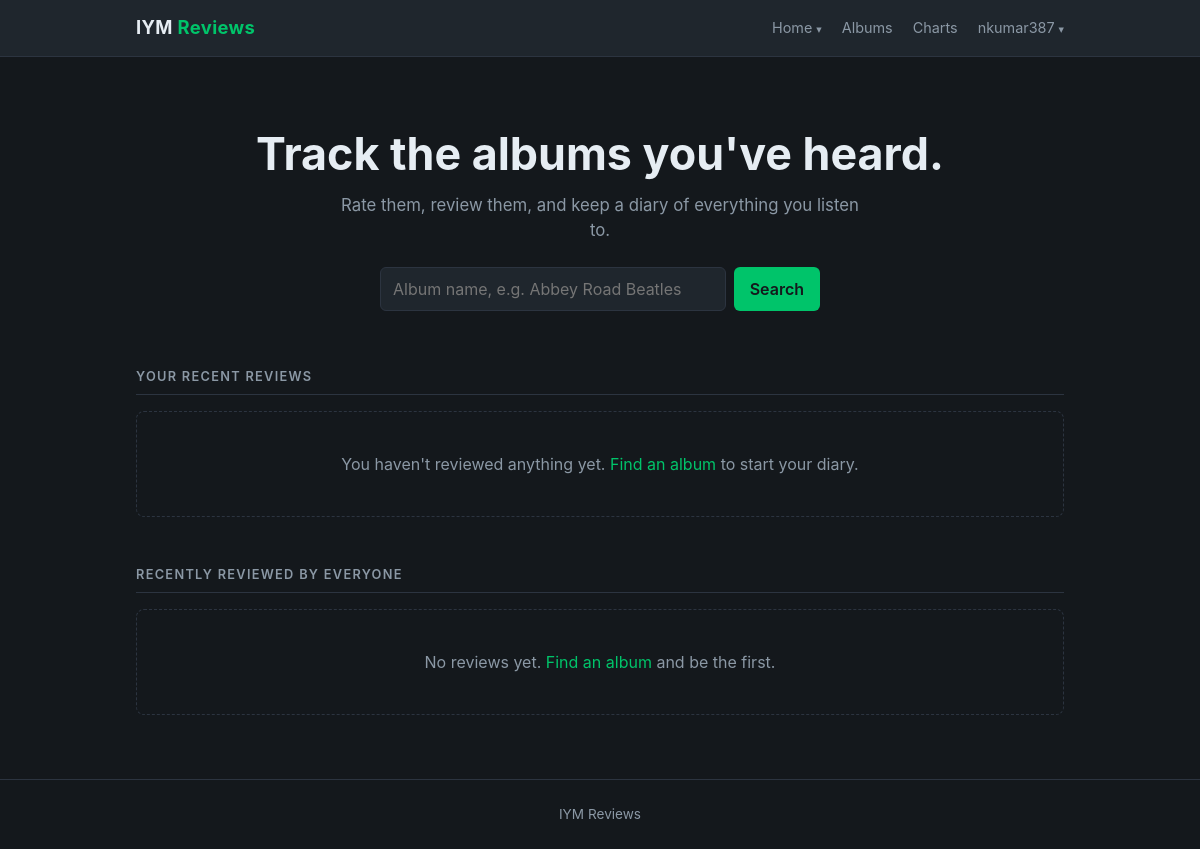
Before: / (signed in) with the older database file.
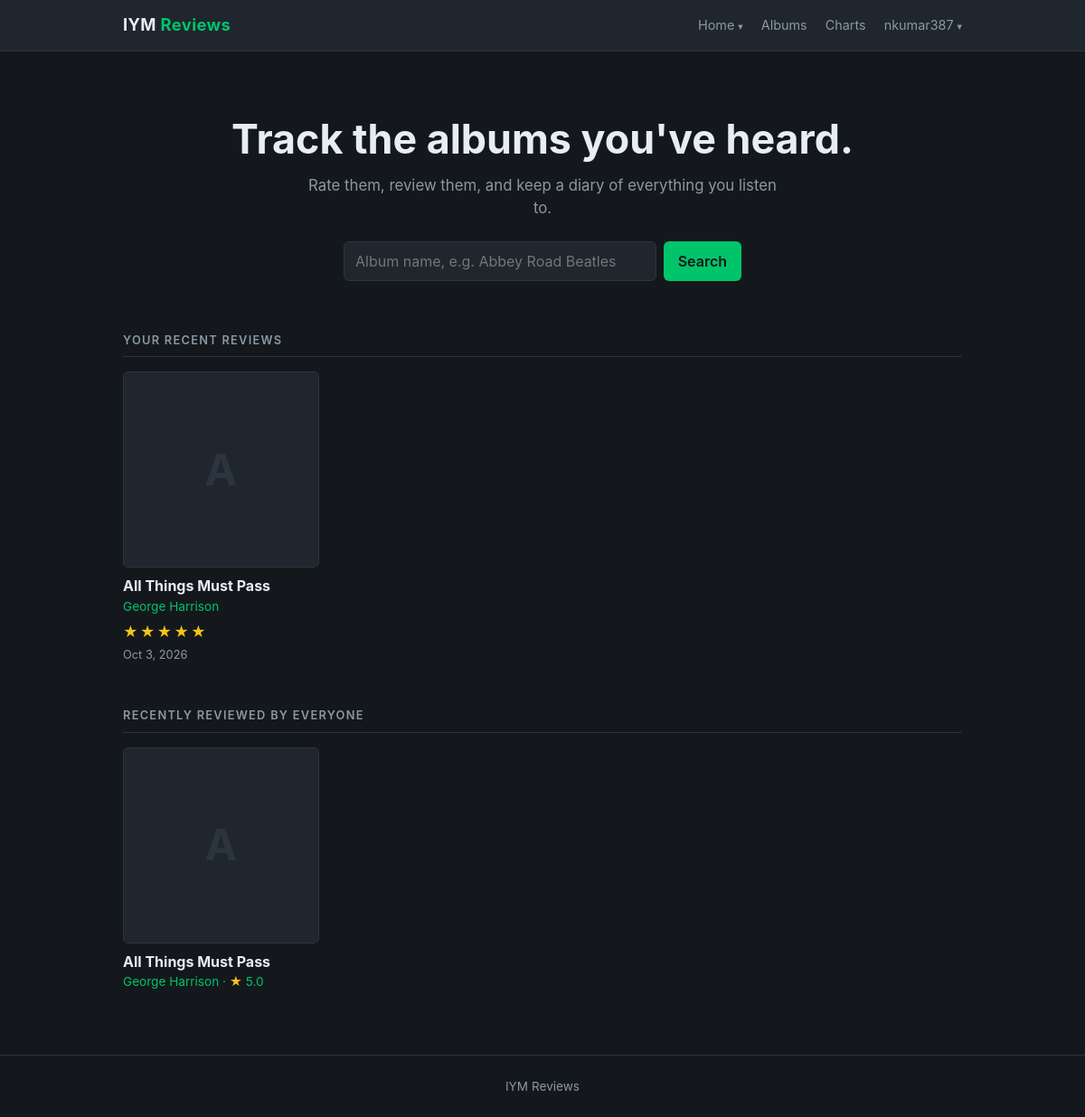
After: the same page with the newer database file.
### albums/models.py (models this page shows, shortened)
class Review(models.Model):
    id = models.AutoField(primary_key=True)
    comment = models.CharField(max_length=255)
    date = models.DateTimeField(auto_now_add=True)
    album = models.ForeignKey(Album, on_delete=models.CASCADE)
    user = models.ForeignKey(User, on_delete=models.CASCADE)
    rating = models.PositiveSmallIntegerField(null = True, blank = True)
    class Meta:
        constraints = [models.UniqueConstraint(fields=['album', 'user'], name='one_review_per_user_per_album')]

class Album(models.Model):
    id = models.AutoField(primary_key=True)
    name = models.CharField(max_length=255)
    artist = models.ForeignKey(Artist, on_delete=models.CASCADE)
    year = models.IntegerField(null=True, blank=True)
    description = models.TextField(blank=True)
    image = models.ImageField(upload_to='album_image/', blank=True)
    cover_url = models.URLField(blank=True, default='')
    mbid = models.CharField(max_length=36, unique=True, null=True, blank=True)

class Artist(models.Model):
    id = models.AutoField(primary_key=True)
    name = models.CharField(max_length=255)
    mbid = models.CharField(max_length=36, unique=True, null=True, blank=True)
    def __str__(self):
        return self.name

### home/views.py (the view)
# urls.py: path('', views.index, name = 'albums.index'),
def index(request):
    template_data = {}
    template_data['title'] = 'Improve Ya Music'
    if request.user.is_authenticated:
        template_data['my_reviews'] = (Review.objects
            .filter(user=request.user)
            .select_related('album', 'album__artist')
            .order_by('-date')[:8])
    template_data['albums'] = (Album.objects
        .annotate(last_review=Max('review__date'), average=Avg('review__rating'))
        .filter(last_review__isnull=False)
        .order_by('-last_review')[:8])
    return render(request, 'home/index.html', {'template_data' : template_data})

### home/templates/home/index.html
{% extends 'base.html' %}
{% block content %}
  <section class="hero">
    <h1>Track the albums you've heard.</h1>
    <p>Rate them, review them, and keep a diary of everything you listen to.</p>
    <form class="search-form" method="GET" action="{% url 'albums.index' %}">
      <input type="search" name="search" placeholder="Album name, e.g. Abbey Road Beatles" aria-label="Search albums">
      <button type="submit">Search</button>
    </form>
  </section>
  {% if user.is_authenticated %}
    <section class="home-section">
      <h2 class="section-title">Your recent reviews</h2>
      {% if template_data.my_reviews %}
        <div class="album-grid">
          {% for review in template_data.my_reviews %}
            {% with album=review.album %}
              <article class="album-card">
                <a href="{% url 'albums.show' id=album.id %}">
                  {% include 'albums/cover.html' %}
                  <h3>{{ album.name }}</h3>
                </a>
                <p class="album-meta"><a href="{% url 'albums.artist' id=album.artist.id %}">{{ album.artist }}</a></p>
                {% if review.rating is not None %}
                  <div class="review-stars" role="img" aria-label="You rated it {{ review.rating }} out of 5 stars">
                    {% for i in "12345" %}<span class="{% if forloop.counter <= review.rating %}star-on{% else %}star-off{% endif %}">★</span>{% endfor %}
                  </div>
                {% else %}
                  <p class="diary-unrated">Not rated</p>
                {% endif %}
                <p class="diary-date">{{ review.date|date:"M j, Y" }}</p>
              </article>
            {% endwith %}
          {% endfor %}
        </div>
      {% else %}
        <div class="empty">You haven't reviewed anything yet. <a href="{% url 'albums.index' %}">Find an album</a> to start your diary.</div>
      {% endif %}
    </section>
  {% endif %}
  <section class="home-section">
    <h2 class="section-title">Recently reviewed by everyone</h2>
    {% if template_data.albums %}
      <div class="album-grid">
        {% for album in template_data.albums %}
          <article class="album-card">
            <a href="{% url 'albums.show' id=album.id %}">
              {% include 'albums/cover.html' %}
              <h3>{{ album.name }}</h3>
            </a>
            <p class="album-meta">
              <a href="{% url 'albums.artist' id=album.artist.id %}">{{ album.artist }}</a>
              {% if album.average is not None %}· <span class="star-on" aria-hidden="true">★</span> {{ album.average|floatformat:1 }}<span class="sr-only"> out of 5</span>{% endif %}
            </p>
          </article>
        {% endfor %}
      </div>
    {% else %}
      <div class="empty">No reviews yet. <a href="{% url 'albums.index' %}">Find an album</a> and be the first.</div>
    {% endif %}
  </section>
{% endblock %}

Changed rows visible on the page:
added Review: album.name "All Things Must Pass", album.artist "George Harrison", rating 5 (drawn), date "Oct 3, 2026"
added Album: name "All Things Must Pass", artist "George Harrison", average "5.0"
Other visible differences:
text no longer shown: "You haven't reviewed anything yet. Find an album to start your diary. No reviews yet. Find an album and be the first."
